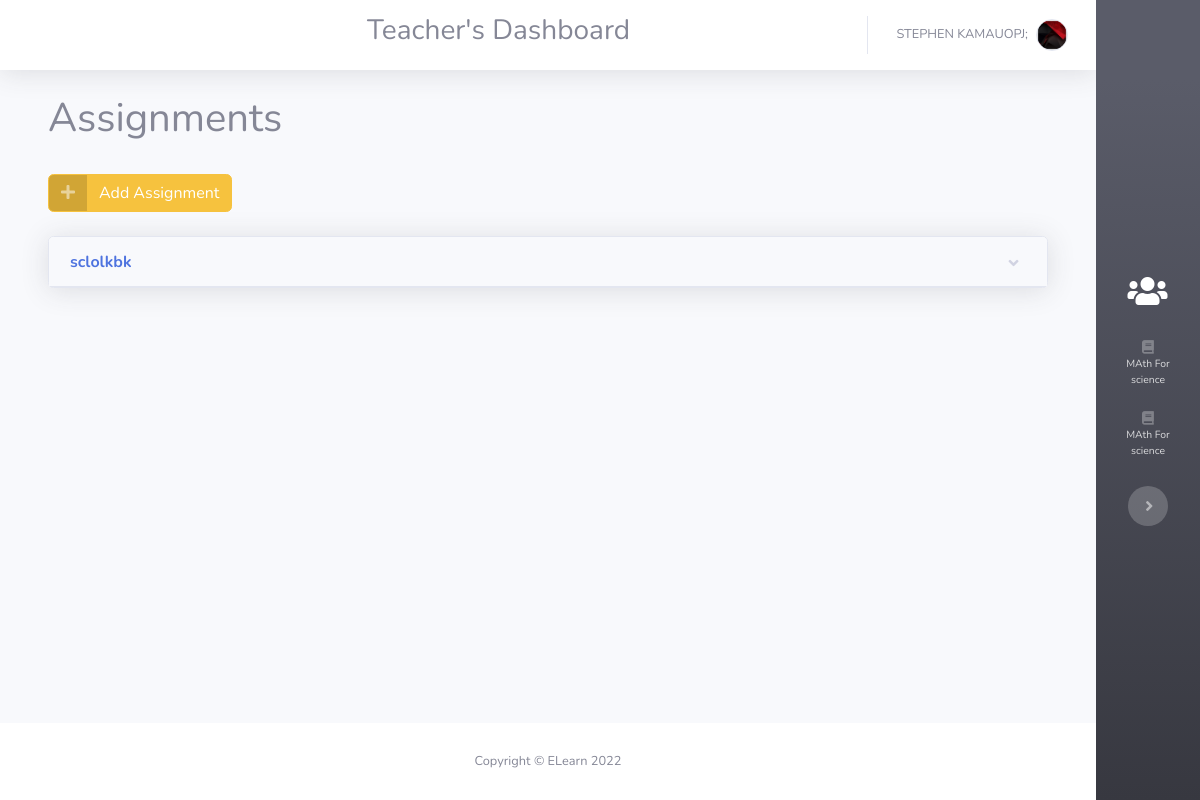
The page /teachers/assignments/2/ (signed in) on the database its author committed.
### accounts/models.py (models this page shows, shortened)
class User(AbstractUser):
    is_student = models.BooleanField('student status', default=False)
    is_teacher = models.BooleanField('teacher status', default=False)

class Assignment(models.Model):
    title = models.CharField(_("section title"),max_length=150)
    section = models.ForeignKey("Section",on_delete=models.CASCADE,related_name='assignments',blank=False)
    text = models.TextField()
    created_timestamp = models.DateTimeField(default=timezone.now,editable=False)
    deadline = models.DateTimeField(default=timezone.now,blank=False)
    file = models.FileField(upload_to="files/assignments/",blank=True,max_length=999)
    class Meta:
        db_table ="assignment_table"

class Classroom(models.Model):
    teacher = models.ForeignKey("Teacher",on_delete=models.CASCADE,blank=False,related_name='classrooms')
    subject = models.CharField(_("Unit Name"),max_length=50,blank=False)
    code = models.SlugField(_("Unit Code"),max_length=10,default=string_generator,unique=True)
    semester = models.PositiveIntegerField(blank=False,default=1,validators=[MaxValueValidator(8),MinValueValidator(1)])
    created_timestamp = models.DateTimeField(default=timezone.now,editable=False)
    class Meta:
        db_table ="classroom_table"

### teachers/views.py (the view)
# urls.py: path('assignments/<int:pk>/',views.ViewAssignment, name='assignments'),
def ViewAssignment(request, pk):
    context_dict = {}
    section = get_object_or_404(Section, pk=pk)
    print(section)
    context_dict['section'] = section
    return render(request, 'teachers/assignments.html', context=context_dict)

### accounts/models.py (called while the page is built)
    def __str__(self):
        return f'{self.title}: {self.classroom.subject}'

### templates/teachers/assignments.html (shortened to what this page needs)
{% extends 'teachers/base.html' %} {% load static %} {% block title %}Assignments{% endblock title %} {% block content %}
<div class="container-fluid">
  <h1>Assignments</h1>
  <br>
  <div><a class="btn btn-warning btn-icon-split" role="button" href="{% url 'teachers:add_assignment' pk=section.pk %}"><span class="text-white-50 icon"><i class="fas fa-plus"></i></span><span class="text-white text">Add Assignment</span></a>
  </div>
  <br>
  {% for assignment in section.assignments.all|dictsortreversed:"created_timestamp" %}
  <div>
    <div class="shadow card"><a class="btn btn-link text-left card-header font-weight-bold" data-toggle="collapse" aria-expanded="true" aria-controls="collapse-4-{{assignment.pk|slugify}}" href="#collapse-4-{{assignment.pk|slugify}}" role="button">{{assignment.title}}</a>
    </div>
    <br>
  </div>
  {% endfor %}
</div>
{% endblock content %}

### templates/teachers/base.html (shortened to what this page needs)
<!DOCTYPE html> {% load static %}
<html>
<head>
  <link rel="stylesheet" href="{% static 'teachers/bootstrap/css/bootstrap.min.css' %}" />
  <link rel="stylesheet" href="https://use.fontawesome.com/releases/v5.12.0/css/all.css" />
  <link rel="stylesheet" href="{% static 'teachers/fonts/fontawesome5-overrides.min.css' %}" />
</head>
<body id="page-top">
  <div id="wrapper">
    <div class="d-flex flex-column" id="content-wrapper">
      <div id="content">
        <nav class="navbar navbar-light navbar-expand bg-white shadow mb-4 topbar static-top">
          <div class="container-fluid">
            <div class="text text-center" style="margin-left:33%;">
              <center align='center'>
                <h3>Teacher's Dashboard</h3>
              </center>
            </div>
            <ul class="navbar-nav flex-nowrap ml-auto">
              <li class="nav-item dropdown no-arrow">
                <div class="nav-item dropdown no-arrow">
                  <a class="dropdown-toggle nav-link" aria-expanded="false" data-toggle="dropdown" href="#"><span
                    class="d-none d-lg-inline mr-2 text-gray-600 small">{{user.first_name|upper}}
                    {{user.last_name|upper}}</span><img
                    class="rounded-circle border img-profile"
                    src="{% static 'resources/img/avatars/ta.png' %}" /></a>
                        </div>
                      </li>
                    </ul>
                  </div>
                </nav>
                <div class="container">
                  {% block content %}
                  {% endblock content %}
                </div>
              </div>
              <footer class="bg-white sticky-footer">
                <div class="container my-auto">
                  <div class="text-center my-auto copyright">
                    <span>Copyright © ELearn 2022</span>
                  </div>
                </div>
              </footer>
            </div>
            <nav class="navbar navbar-dark align-items-right sidebar sidebar-dark accordion bg-gradient-dark p-0  toggled">
              <div class="container-fluid d-flex flex-column p-0">
                <a class="navbar-brand d-flex justify-content-center align-items-center sidebar-brand m-0" href="{% url 'teachers:dashboard' %}">
                  <div class="sidebar-brand-icon"><i class="fas fa-users"></i></div>
                </a>
                <ul class="navbar-nav text-light" id="accordionSidebar">
                  {% for classrom in user.teachers.classrooms.all %}
                  <li class="nav-item">
                    <a class="nav-link" href="{% url 'teachers:classroom_detail' code=classrom.code %}"><i
                      class="fa fa-book"></i><span>{{ classrom.subject }}</span></a>
                    </li>
                    {% endfor %}
                  </ul>
                  <div class="text-center d-none d-md-inline">
                    <button class="btn rounded-circle border-0" id="sidebarToggle" type="button"></button>
                  </div>
                </div>
              </nav>
            </div>
          </body>
          </html>

### rows shown on the page
User: first_name "STEPHEN", last_name "KAMAUOPJ;"
Assignment: title "sclolkbk"
Classroom: subject "MAth For science"
Classroom: subject "MAth For science"
